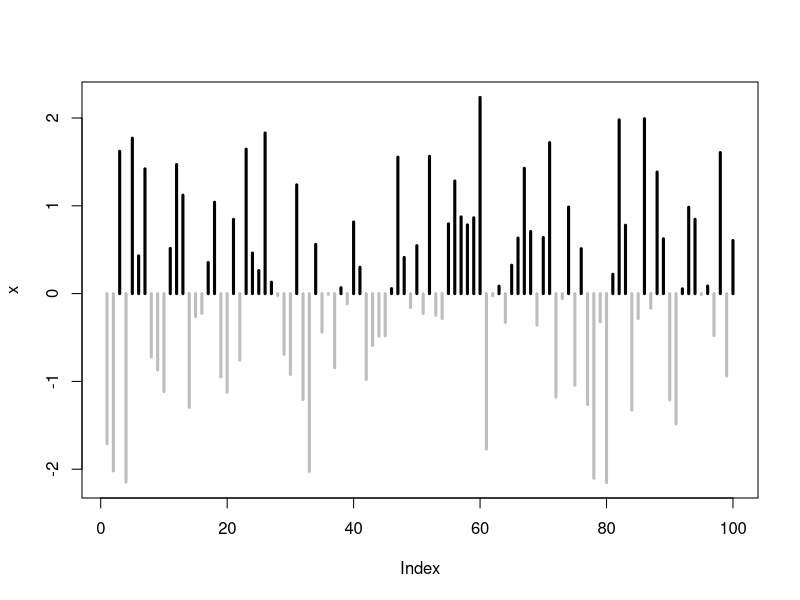
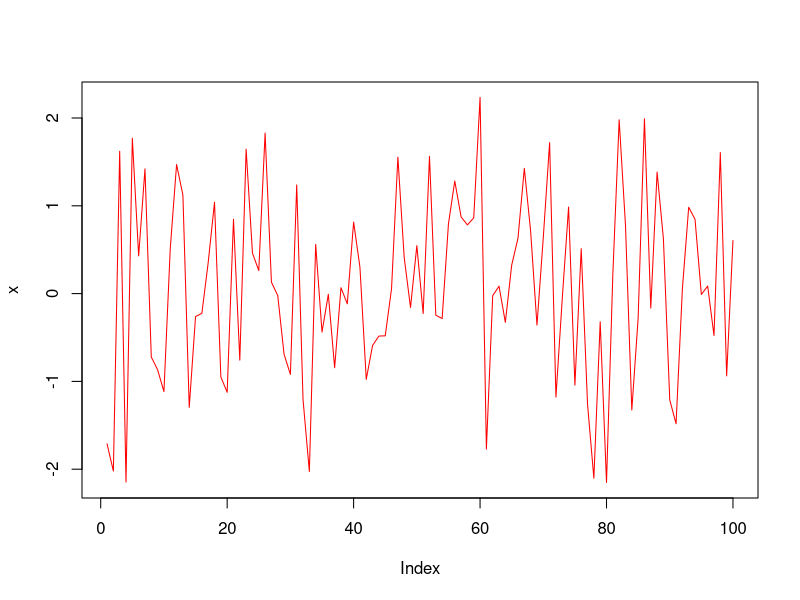
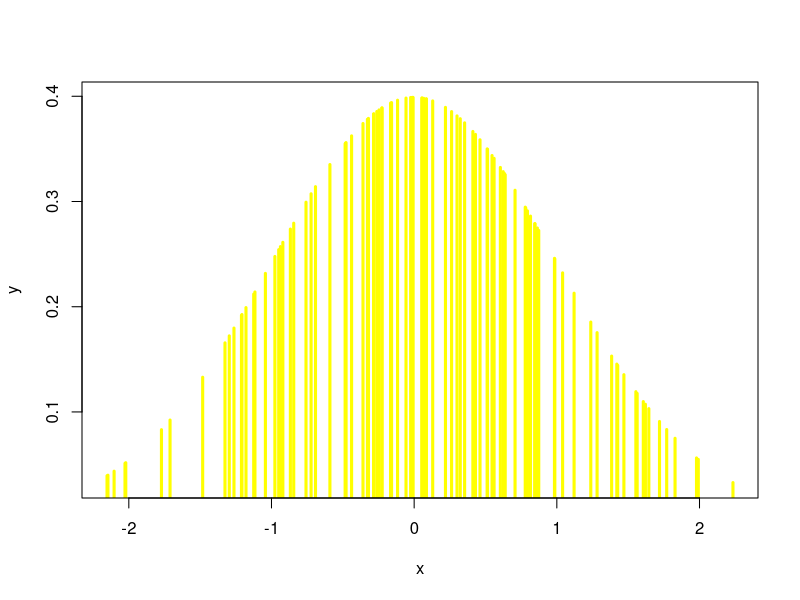
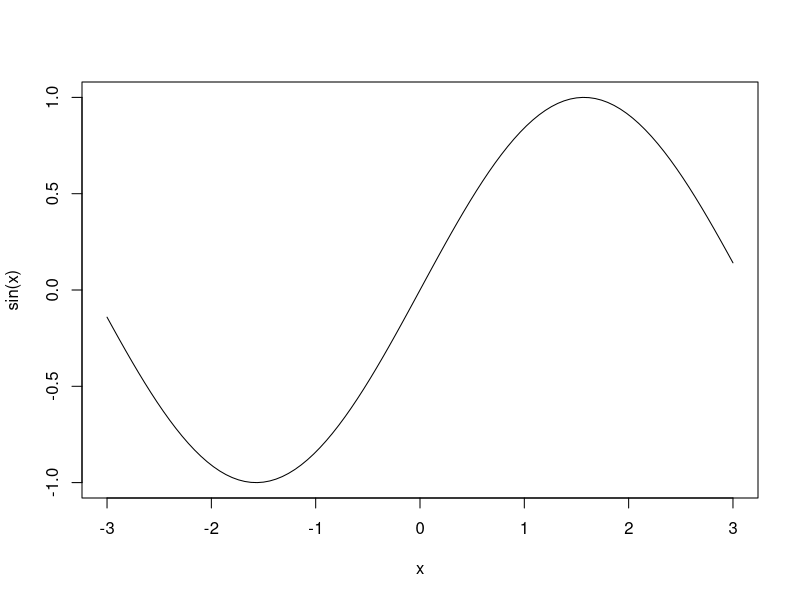
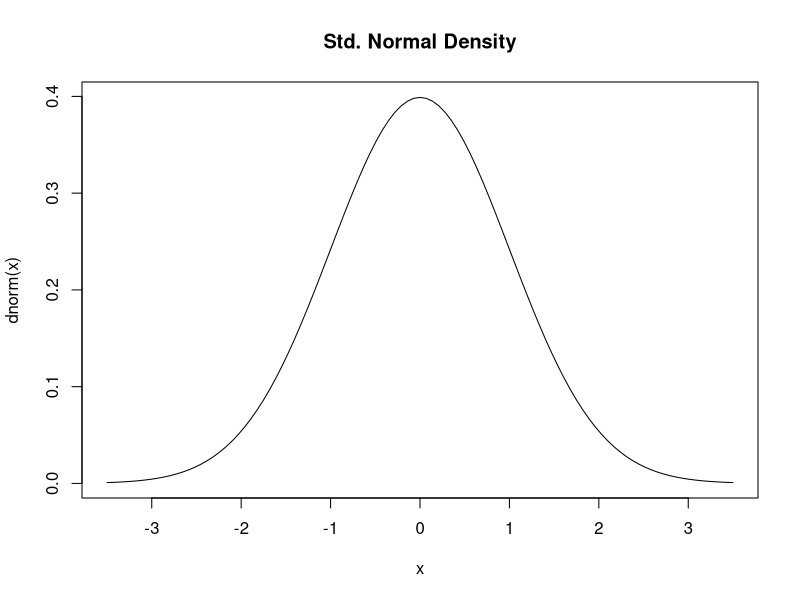
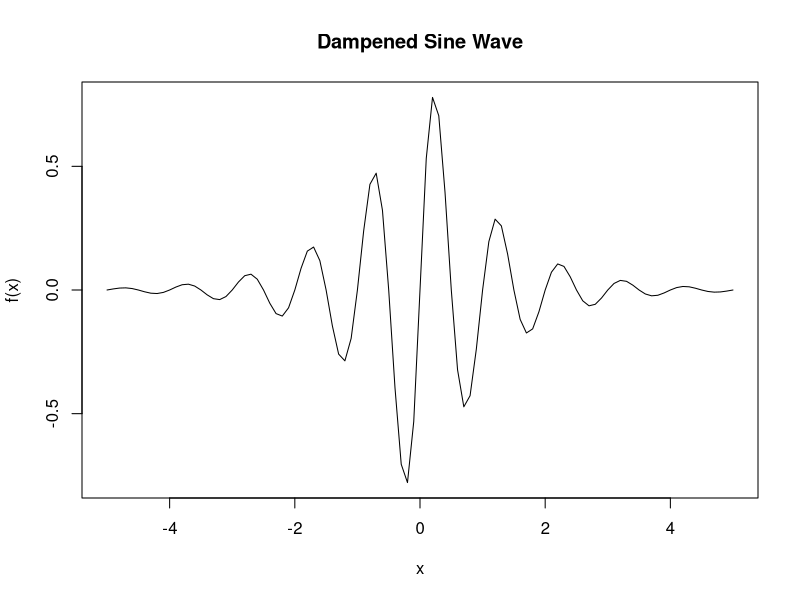
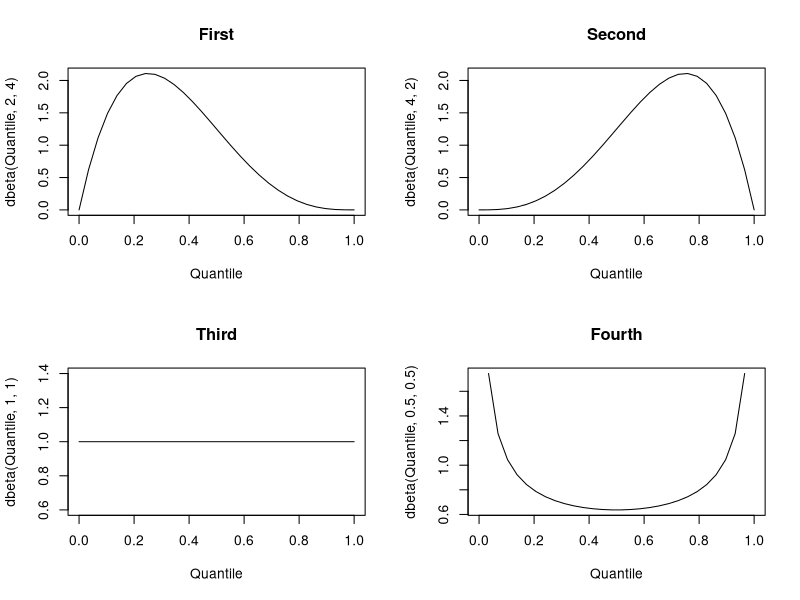

These figures' R source, in order:
x <- rnorm(100);
colors <- ifelse(x>=0,"black","gray");
plot(x,type="h",lwd=3,col=colors);

colors <- ifelse(x>=0,"green","red");
plot(x,type="l",col=colors);

y <- dnorm(x);
plot(x,y,type="h",lwd=3,col="yellow");

# 画函数曲线
curve(sin,-3,3);
curve(dnorm,-3.5,3.5,main="Std. Normal Density");
f <- function(x) exp(-abs(x)) * sin(2*pi*x);
curve(f,-5,5,main="Dampened Sine Wave");

# 图形间暂停
# par(ask=TURE); par(ask=FALSE);
# par(lwd=2) # 改变默认线宽
# par("lty") # 查看默认线的类型
# par("bg") # 查看默认背景色

# 在一页中显示多个图形
par(mfrow=(c(2,2))); # 行优先填充
Quantile <- seq(from=0,to=1,length.out=30);
# dbeta计算beta分布的概率密度函数,后两个参数为形状参数
plot(Quantile,dbeta(Quantile,2,4),type="l",main="First");
plot(Quantile,dbeta(Quantile,4,2),type="l",main="Second");
plot(Quantile,dbeta(Quantile,1,1),type="l",main="Third");
plot(Quantile,dbeta(Quantile,0.5,0.5),type="l",main="Fourth");
# par(mfcol=c(3,3)); # 按列填充

# 打开另一个图形窗口 win.graph()
# dev.set(); # 切换活动窗口
win.graph(width=7.0,height=5.5);

